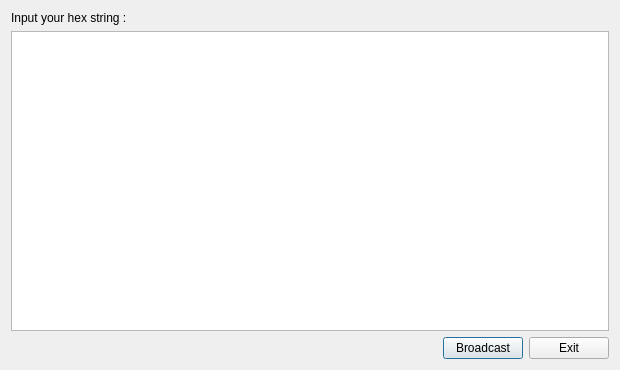
<?xml version="1.0" encoding="UTF-8"?>
<ui version="4.0">
 <class>SendRawDialog</class>
 <widget class="QDialog" name="SendRawDialog">
  <property name="geometry">
   <rect>
    <x>0</x>
    <y>0</y>
    <width>620</width>
    <height>370</height>
   </rect>
  </property>
  <property name="windowTitle">
   <string>Broadcast Data</string>
  </property>
  <layout class="QVBoxLayout" name="verticalLayout">
   <item>
    <widget class="QLabel" name="label">
     <property name="text">
      <string>Input your hex string :</string>
     </property>
    </widget>
   </item>
   <item>
    <widget class="QTextEdit" name="detailText">
     <property name="toolTip">
      <string/>
     </property>
     <property name="verticalScrollBarPolicy">
      <enum>Qt::ScrollBarAlwaysOff</enum>
     </property>
     <property name="readOnly">
      <bool>false</bool>
     </property>
     <property name="acceptRichText">
      <bool>false</bool>
     </property>
    </widget>
   </item>
   <item>
    <layout class="QHBoxLayout" name="horizontalLayout">
     <item>
      <spacer name="horizontalSpacer">
       <property name="orientation">
        <enum>Qt::Horizontal</enum>
       </property>
       <property name="sizeHint" stdset="0">
        <size>
         <width>40</width>
         <height>20</height>
        </size>
       </property>
      </spacer>
     </item>
     <item>
      <widget class="QPushButton" name="sendButton">
       <property name="text">
        <string>Broadcast</string>
       </property>
      </widget>
     </item>
     <item>
      <widget class="QPushButton" name="exitButton">
       <property name="text">
        <string>Exit</string>
       </property>
      </widget>
     </item>
    </layout>
   </item>
  </layout>
 </widget>
 <resources/>
 <connections/>
</ui>
